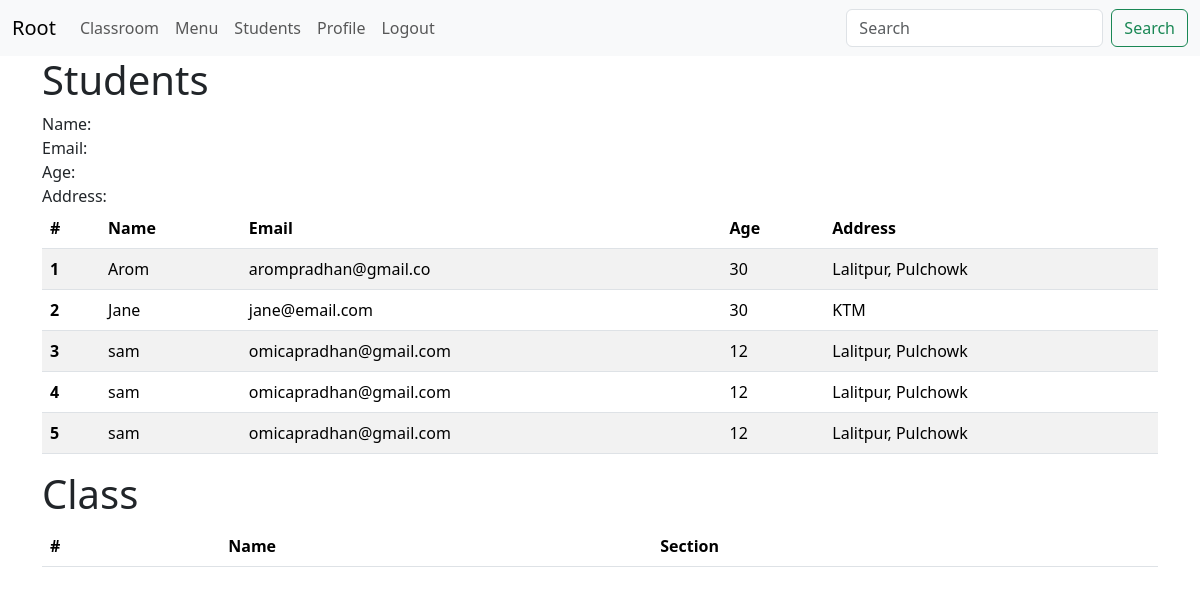
/core/, run on the app's committed database.
### core/models.py (models this page shows)
class Student(models.Model):
    name = models.CharField(max_length=20)
    age = models.IntegerField()
    email = models.EmailField(max_length=20)
    address = models.CharField(max_length=20)

### core/views.py (the view, shortened to what this page needs)
# urls.py: path('', students, name='students'),
def students(request):
    students = Student.objects.all()  # [obj1, obj2, obj3]
    return render(request, template_name='core/students.html', context={"students": students, "title": "Students"})

### core/templates/core/students.html (shortened to what this page needs)
{% extends 'core/base.html' %}
{% block content %}
<h1>Students</h1>
Name:{{ name }} <br>
Email: {{ email }} <br>
Age: {{ age }} <br>
Address: {{ address }} <br>
<table class="table table-striped">
    <thead>
    <tr>
        <th scope="col">#</th>
        <th scope="col">Name</th>
        <th scope="col">Email</th>
        <th scope="col">Age</th>
        <th scope="col">Address</th>
    </tr>
    </thead>
    <tbody>
    {% for student in students %}
    <tr>
        <th scope="row">{{forloop.counter}}</th>
        <td>{{student.name}}</td>
        <td>{{student.email}}</td>
        <td>{{student.age}}</td>
        <td>{{student.address}}</td>
    </tr>
    {% endfor %}
    </tbody>
</table>
<table class="table table-striped">
    <h1>Class</h1>
    <thead>
    <tr>
        <th scope="col">#</th>
        <th scope="col">Name</th>
        <th scope="col">Section</th>
    </tr>
    </thead>
</table>
{% endblock %}

### data on the page
Student: name "Arom", email "arompradhan@gmail.co", age "30", address "Lalitpur, Pulchowk"
Student: name "Jane", email "jane@email.com", age "30", address "KTM"
Student: name "sam", email "omicapradhan@gmail.com", age "12", address "Lalitpur, Pulchowk"
Student: name "sam", email "omicapradhan@gmail.com", age "12", address "Lalitpur, Pulchowk"
Student: name "sam", email "omicapradhan@gmail.com", age "12", address "Lalitpur, Pulchowk"
